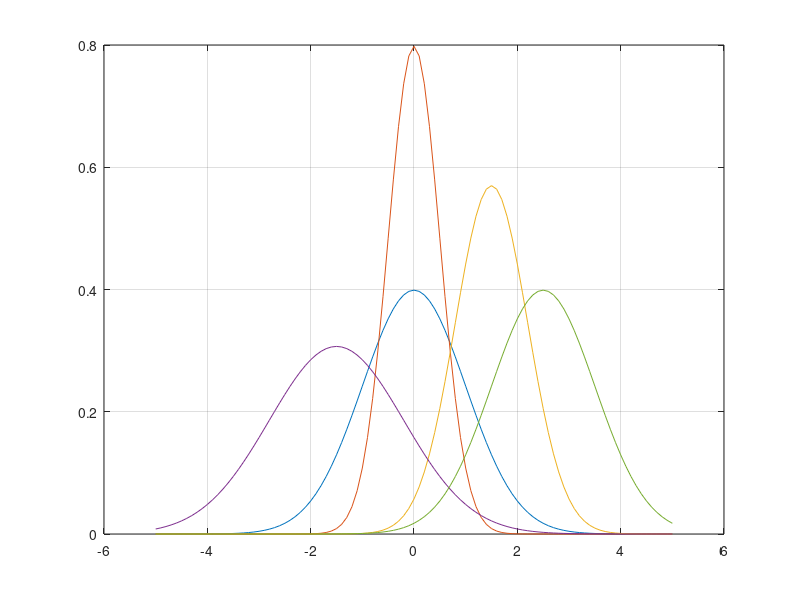

The MATLAB source for this figure:
x = [-5:.1:5];
y1 = normpdf(x,0,1);
y2 = normpdf(x,0,0.5);
y3 = normpdf(x,1.5,0.7);
y4 = normpdf(x,-1.5,1.3);
y5 = normpdf(x,2.5,1);

plot(x,y1)
hold on
plot(x,y2)
plot(x,y3)
plot(x,y4)
plot(x,y5)

grid on
axis on
